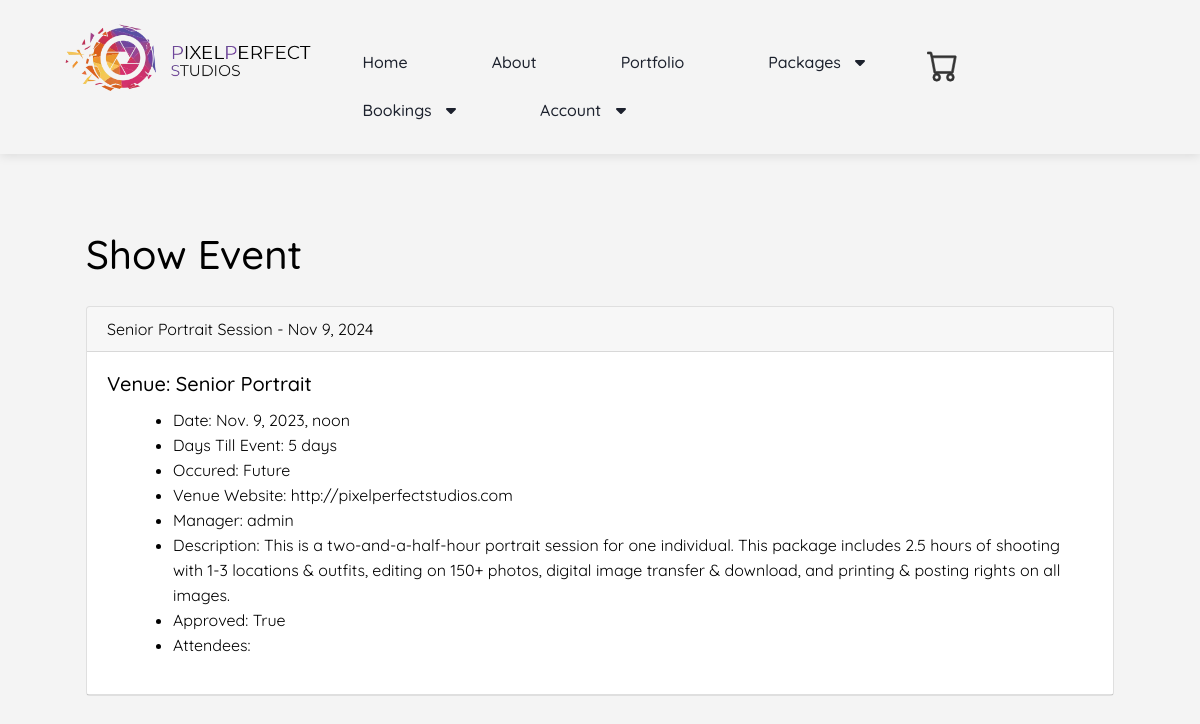
The app's page /show_booking/1 with its own data.
### events/models.py (models this page shows)
class Event(models.Model):
    name = models.CharField('Event Name', max_length=120)
    event_date = models.DateTimeField('Event Date')
    venue = models.ForeignKey(Venue, blank=True, null=True, on_delete=models.CASCADE)
    manager = models.ForeignKey(User, blank=True, null=True, on_delete=models.SET_NULL)
    description = models.TextField(blank=True)
    attendees = models.ManyToManyField(MyClubUser, blank=True)
    approved = models.BooleanField('Approved', default=False)
    def __str__(self):
        return self.name
    @property
    def Days_till(self):
        today = date.today()
        days_till = self.event_date.date() - today
        days_till_stripped = str(days_till).split(",", 1)[0]
        return days_till_stripped
    @property
    def Is_Past(self):
        today = date.today()
        if self.event_date.date() < today:
            thing = "Past"
        else:
            thing = "Future"
        return thing

class Venue(models.Model):
    name = models.CharField('Venue Name', max_length=120)
    address = models.CharField(max_length=300)
    zip_code = models.CharField('Zip Code', max_length=15)
    phone = models.CharField('Contact Phone', max_length=25, blank=True)
    web = models.URLField('Website Address', blank=True)
    email_address = models.EmailField('Email Address', blank=True)
    owner = models.IntegerField("Venue Owner", blank=False, default=1)
    venue_image = models.ImageField(null=True, blank=True, upload_to="images/")
    def __str__(self):
        return self.name

### events/views.py (the view)
# urls.py: path('show_booking/<event_id>', views.show_event, name='show-event'),
def show_event(request, event_id):
    event = Event.objects.get(pk=event_id)
    return render(request, 'events/show_booking.html', {
        "event": event
    })

### catalog/templates/events/show_booking.html (shortened to what this page needs)
{% extends 'events/base.html' %}
{% block content %}
    <h1>Show Event</h1>
    <br/>
    {% if event.approved %}
        <div class="card">
            <div class="card-header">
                {{ event }}
            </div>
            <div class="card-body">
                <h5 class="card-title">Venue: {{ event.venue }}</h5>
                <p class="card-text">
                <ul>
                    <li>Date: {{ event.event_date }}</li>
                    <li>Days Till Event: {{ event.Days_till }}</li>
                    <li>Occured: {{ event.Is_Past }}</li>
                    <li>Venue Website: {{ event.venue.web }}</li>
                    <li>Manager: {{ event.manager }}</li>
                    <li>Description: {{ event.description }}</li>
                    <li>Approved: {{ event.approved }}</li>
                    <li>Attendees:<br/>
                    </li>
                </ul>
                </p>
            </div>
        </div>
        <br/><br/>
    {% endif %}
{% endblock %}

### records on screen
Event: name "Senior Portrait Session - Nov 9, 2024", venue "Senior Portrait", event_date "Nov. 9, 2023, noon", Days_till "5 days", Is_Past "Future", venue.web "http://pixelperfectstudios.com", manager "admin", description "This is a two-and-a-half-hour portrait session for one individual. This package includes 2.5 hours of shooting with 1-3 locations & outfits, editing on 150+ photos, digital image transfer & download, and printing & posting rights on all images.", approved "True"
